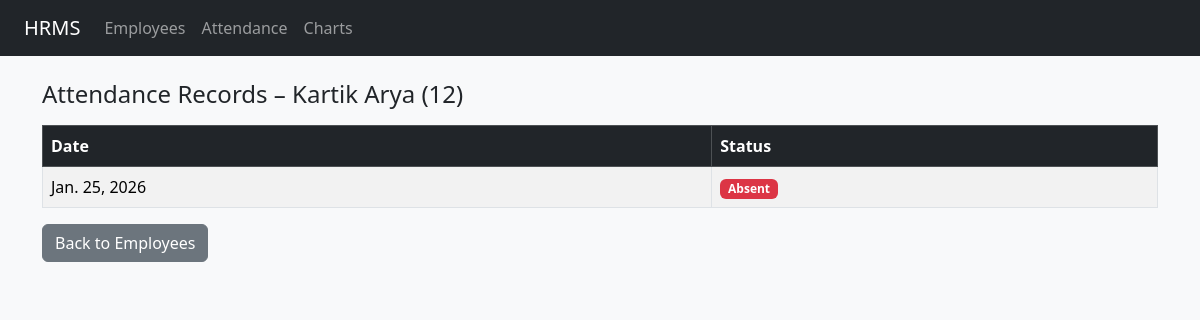
The app's page /attendance/employee/12/ with its own data.
### employees/models.py (models this page shows, shortened)
class Employee(models.Model):
    employee_id = models.CharField(max_length=20, unique=True)
    full_name = models.CharField(max_length=100)
    email = models.EmailField(unique=True)
    department = models.CharField(max_length=50)

### attendance/models.py (models this page shows, shortened)
class Attendance(models.Model):
    STATUS_CHOICES = [
        ('Present' , 'Present'),
        ('Absent', 'Absent')
    ]
    employee = models.ForeignKey(Employee, on_delete=models.CASCADE)
    date = models.DateField()
    status = models.CharField(max_length=10, choices=STATUS_CHOICES)
    class Meta:
        unique_together = ('employee', 'date')

### attendance/views.py (the view)
# urls.py: path('employee/<str:employee_id>/', employee_attendance, name='employee_attendance'),
def employee_attendance(request, employee_id):
    employee = get_object_or_404(Employee, employee_id=employee_id)
    records = Attendance.objects.filter(employee=employee).order_by('-date')
    return render(request, 'attendance/employee_attendance.html', {
        'employee': employee,
        'records': records
    })

### attendance/templates/attendance/employee_attendance.html
{% extends 'base.html' %}
{% block content %}
<h4 class="mb-3">
    Attendance Records – {{ employee.full_name }} ({{ employee.employee_id }})
</h4>
<table class="table table-bordered table-striped">
    <thead class="table-dark">
        <tr>
            <th>Date</th>
            <th>Status</th>
        </tr>
    </thead>
    <tbody>
        {% for record in records %}
        <tr>
            <td>{{ record.date }}</td>
            <td>
                {% if record.status == "Present" %}
                    <span class="badge bg-success">Present</span>
                {% else %}
                    <span class="badge bg-danger">Absent</span>
                {% endif %}
            </td>
        </tr>
        {% empty %}
        <tr>
            <td colspan="2" class="text-center text-muted">
                No attendance records found
            </td>
        </tr>
        {% endfor %}
    </tbody>
</table>
<a href="{% url 'employees:employee_list' %}" class="btn btn-secondary">
    Back to Employees
</a>
{% endblock %}

### static/css/style.css (style rules this page uses)
body { background-color: #f8f9fa; }

### records on screen
Employee: full_name "Kartik Arya", employee_id "12"
Attendance: date "Jan. 25, 2026", status "Absent"
